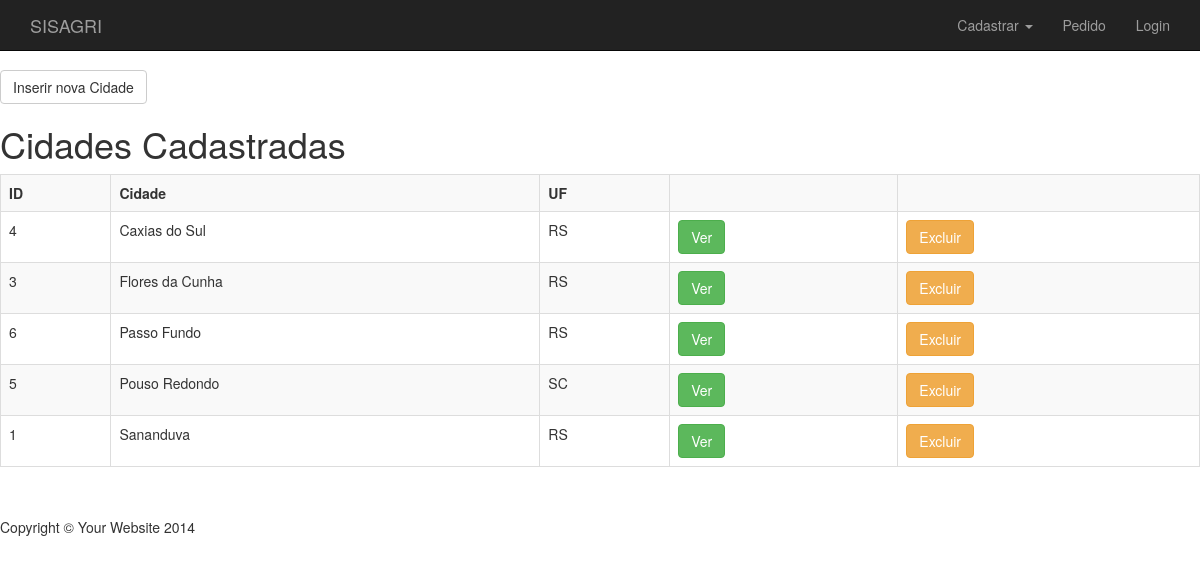
Page /ListaCidade.php on the earlier database version.
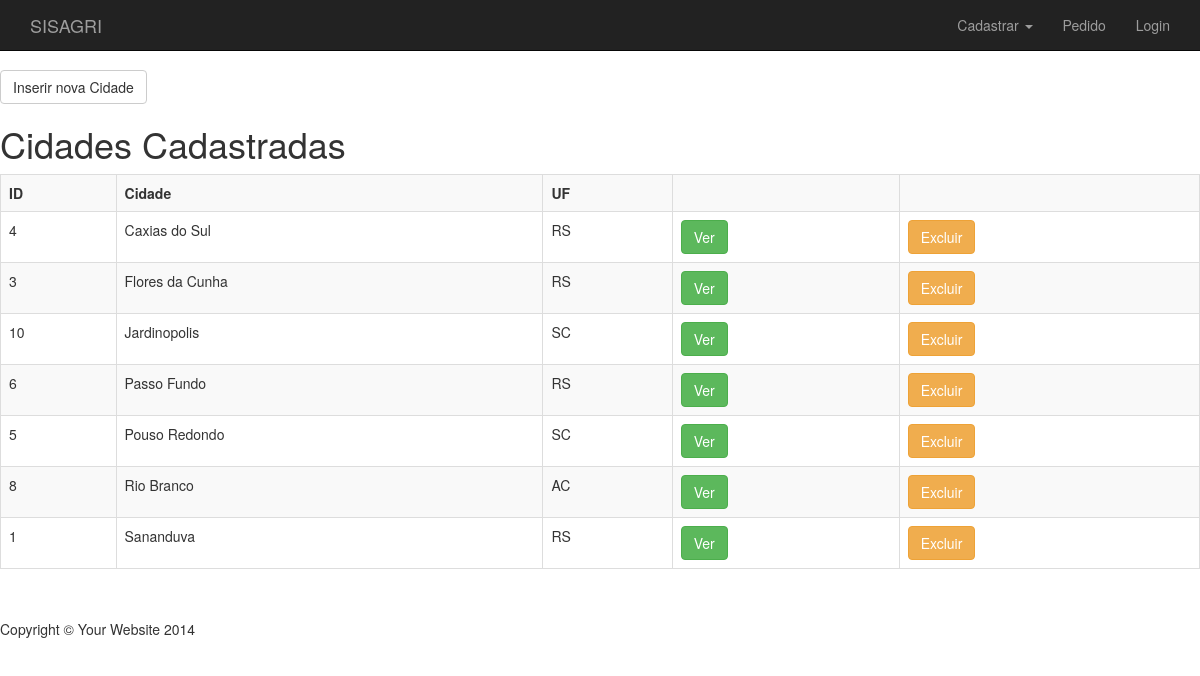
Same page on the later database version.
### tables this page shows
CREATE TABLE IF NOT EXISTS `cidades` (
  `id` int(10) NOT NULL,
  `nome` varchar(35) NOT NULL,
  `uf` varchar(2) NOT NULL
);

### banco/BDCidade.php (called while the page is built, shortened)
<?php
function listaCidades($conexao) {
    $lista = array();
    $resultado = mysqli_query($conexao, "select * from cidades order by nome asc");
    while ($cidade = mysqli_fetch_assoc($resultado)) {
        array_push($lista, $cidade);
    }
    return $lista;
}

### ListaCidade.php (the view, shortened to what this page needs)
<?php
include("./cabpainel.php");
include("./banco/BDConecta.php");
include("./banco/BDCidade.php");
?>
<br>
<table class="tabelaEsquerda">
    <tr>
        <td>
            <form name="inserir" action="FormCadastraCidade.php" method="POST">
                <input class="btn btn-default" type="submit" alt="Submit" width="48" height="48" title="Inserir nova Cidade" value="Inserir nova Cidade">
            </form>
        </td>
    </tr>
</table>
<h1>Cidades Cadastradas</h1>
<table class="table table-striped table-bordered">
    <tr>
        <th>ID</th>
        <th>Cidade</th>
        <th>UF</th>
        <th></th>
        <th></th>
    </tr>
    <?php
    $cidades = listaCidades($conexao);
    foreach ($cidades as $cidade) {
        ?>
        <tr>
            <td> <?= $cidade['id'] ?> </td>
            <td> <?= $cidade['nome'] ?> </td>
            <td> <?= $cidade['uf'] ?> </td>
            <td>
                <form action="FormAlteraCidade.php" method="POST">
                    <input class="btn btn-success" type="submit" value="Ver" alt="Submit" width="24" height="24" title="Detalhar">
                </form>
            </td>
            <td>
                <form name="Excluir" action="DeletaCidade.php" method="POST">
                    <button type="submit" class="btn btn-warning" onclick="redirecionar();">Excluir</button>
                </form>
            </td>
        </tr>
        <?php
    }
    ?>
</table>
<?php
include("./rodape.php");
?>

Differences in the rows shown:
added cidades: id "10", nome "Jardinopolis", uf "SC"
added cidades: id "8", nome "Rio Branco", uf "AC"
